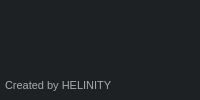
     <widget class="QFrame" name="footer_frame">
      <property name="sizePolicy">
       <sizepolicy hsizetype="Preferred" vsizetype="Fixed">
        <horstretch>0</horstretch>
        <verstretch>0</verstretch>
       </sizepolicy>
      </property>
      <property name="styleSheet">
       <string notr="true">background:rgb(30,33,36)</string>
      </property>
      <property name="frameShape">
       <enum>QFrame::NoFrame</enum>
      </property>
      <property name="frameShadow">
       <enum>QFrame::Raised</enum>
      </property>
      <layout class="QHBoxLayout" name="horizontalLayout_5">
       <property name="spacing">
        <number>0</number>
       </property>
       <property name="leftMargin">
        <number>0</number>
       </property>
       <property name="topMargin">
        <number>0</number>
       </property>
       <property name="rightMargin">
        <number>0</number>
       </property>
       <property name="bottomMargin">
        <number>0</number>
       </property>
       <item alignment="Qt::AlignBottom">
        <widget class="QFrame" name="statusFrame">
         <property name="font">
          <font>
           <pointsize>7</pointsize>
          </font>
         </property>
         <property name="styleSheet">
          <string notr="true">background:rgb(30,33,36)</string>
         </property>
         <property name="frameShape">
          <enum>QFrame::NoFrame</enum>
         </property>
         <property name="frameShadow">
          <enum>QFrame::Raised</enum>
         </property>
         <layout class="QHBoxLayout" name="horizontalLayout_6">
          <property name="spacing">
           <number>0</number>
          </property>
          <property name="leftMargin">
           <number>5</number>
          </property>
          <property name="topMargin">
           <number>8</number>
          </property>
          <property name="rightMargin">
           <number>0</number>
          </property>
          <property name="bottomMargin">
           <number>8</number>
          </property>
          <item>
           <widget class="QLabel" name="footer_label">
            <property name="font">
             <font>
              <pointsize>8</pointsize>
             </font>
            </property>
            <property name="styleSheet">
             <string notr="true">color:rgb(170, 170, 170);
background:rgb(30,33,36)</string>
            </property>
            <property name="text">
             <string>Created by HELINITY</string>
            </property>
           </widget>
          </item>
         </layout>
        </widget>
       </item>
       <item alignment="Qt::AlignRight|Qt::AlignBottom">
        <widget class="QFrame" name="sizeGrip">
         <property name="minimumSize">
          <size>
           <width>12</width>
           <height>12</height>
          </size>
         </property>
         <property name="styleSheet">
          <string notr="true">background:rgb(30,33,36)</string>
         </property>
         <property name="frameShape">
          <enum>QFrame::NoFrame</enum>
         </property>
         <property name="frameShadow">
          <enum>QFrame::Raised</enum>
         </property>
        </widget>
       </item>
      </layout>
     </widget>
